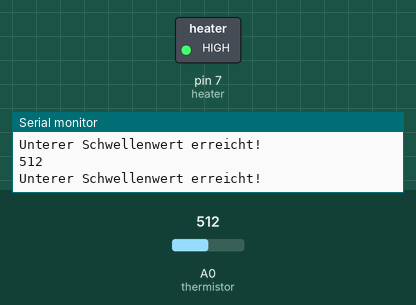
Simulated run of this sketch. Board: Arduino Uno, built with avr-gcc and run on an emulated ATmega328P. Parts: switched loads named in the sketch (green lamp = pin HIGH), the last lines printed to the serial monitor. The test bench sets the inputs (shaded band); at power-on: A0 (thermistor) = 512.

Above: at 1.2 s.
1.3 s: A0 (thermistor) set to 792
2.8 s: A0 (thermistor) set to 824
At 3.3 s:
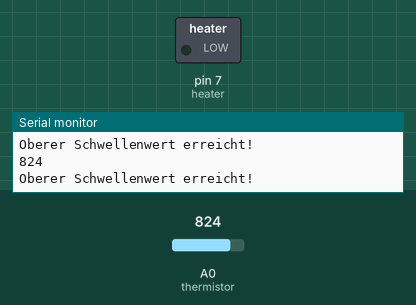
4.5 s: A0 (thermistor) set to 786
At 5.7 s:
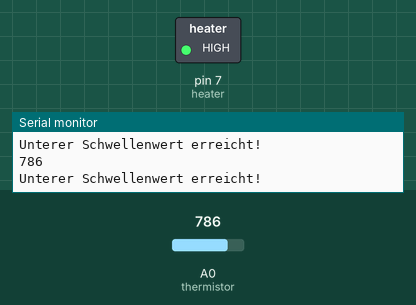
6.0 s: A0 (thermistor) set to 816
At 7.0 s:
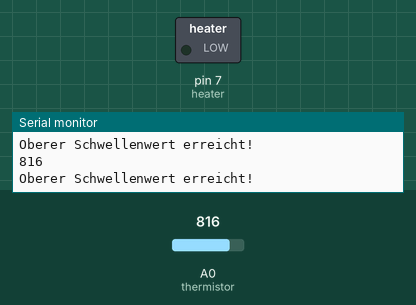
Timing chart, 0 to 8.5 s (numbered marks = the images above; inputs shaded):
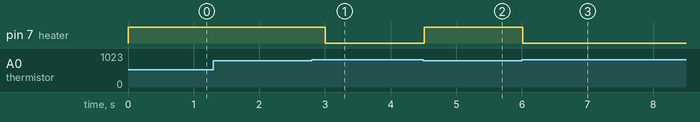

Measured:
- the behaviour switches between 806 and 807 on A0 (thermistor) (found by bisection; images 0 and 1)
- after the input at 2.8 s, pin 7 (heater): HIGH → LOW after 0.21 s
- after the input at 4.5 s, pin 7 (heater): LOW → HIGH at once
- after the input at 6.0 s, pin 7 (heater): HIGH → LOW at once

The sketch:

Arduino_I2C_Heater.ino
```cpp
int thermistor = 0;
int heater = 7;
int TEMPERATURE;

void setup() {

  Serial.begin(9600);

  pinMode(heater, OUTPUT);
  digitalWrite(heater, HIGH);
}

void loop() {

TEMPERATURE = analogRead(thermistor);
  Serial.println(TEMPERATURE);

  if(TEMPERATURE<796){
    digitalWrite(heater, HIGH);
    Serial.println("Unterer Schwellenwert erreicht!");
  }

  if(TEMPERATURE>806){
    digitalWrite(heater, LOW);
    Serial.println("Oberer Schwellenwert erreicht!");
  }
delay(250);

}
```
